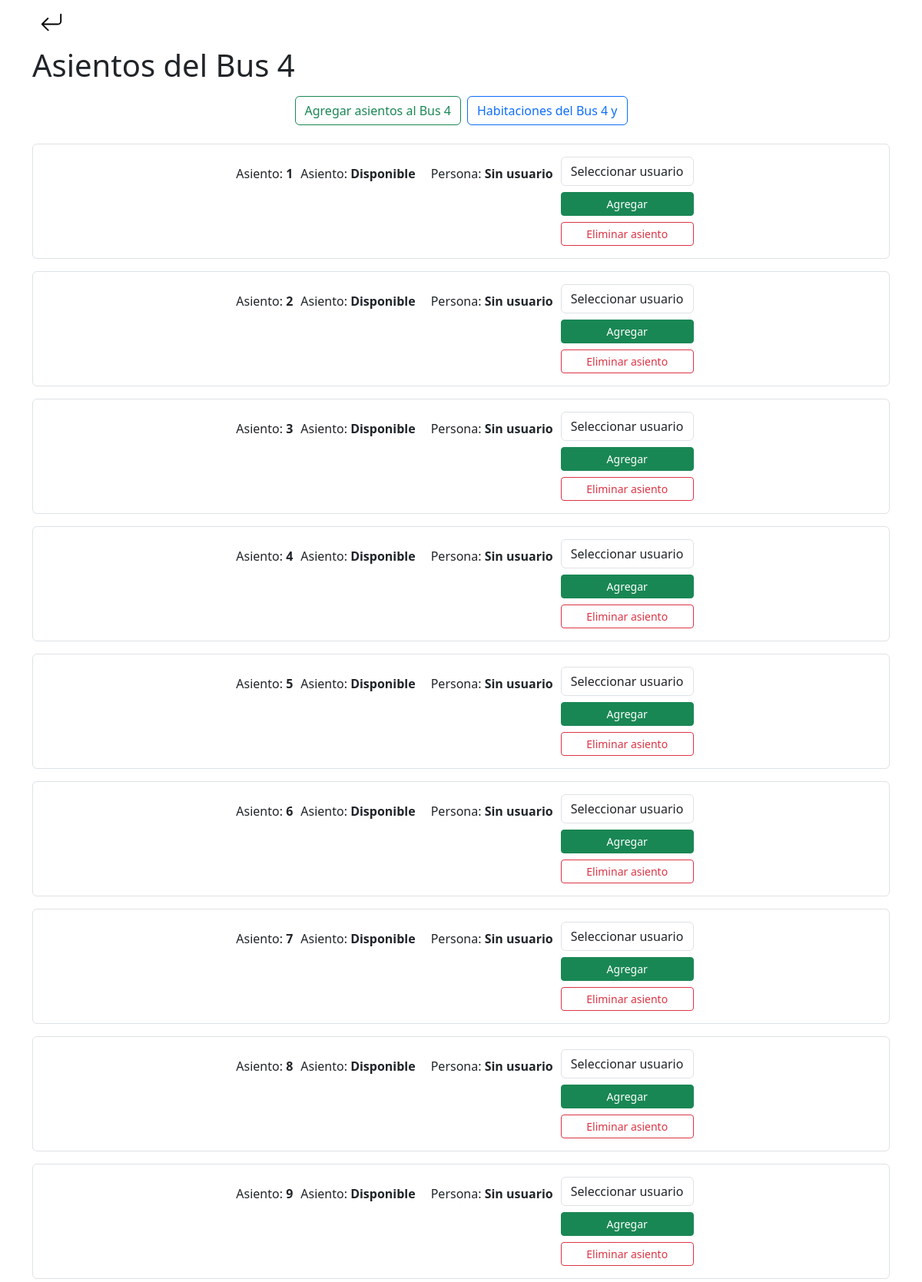
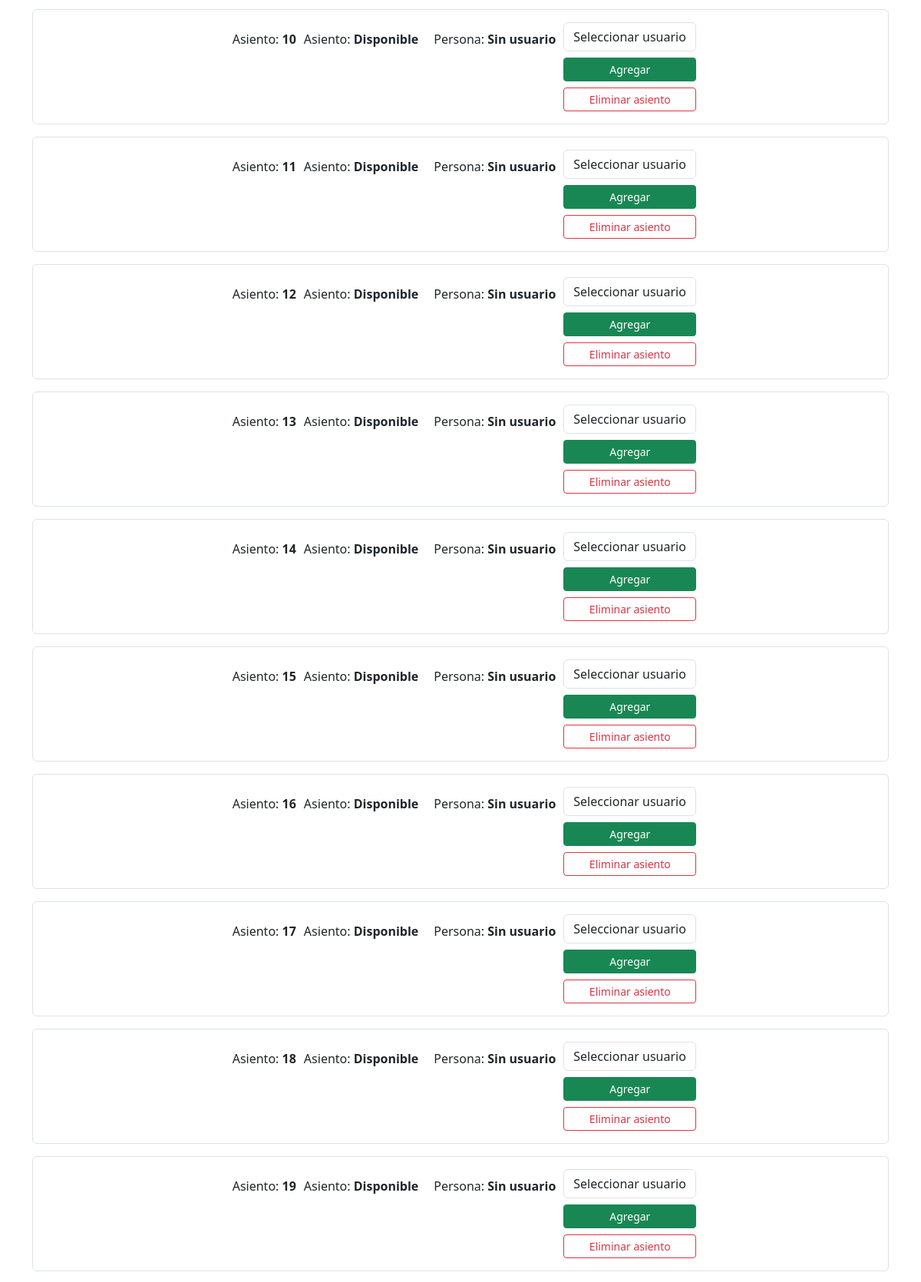
The page /view_bus/4/ (signed in, upper part) on the database its author committed (2 pictures, top to bottom).
### pageLogin/models.py (models this page shows, shortened)
class Bus(models.Model):
    nombre = models.CharField(max_length=100, unique=True)
    date_of_travel = models.ForeignKey(DatesOfTravel, on_delete=models.CASCADE, null=False)
    class Meta:
        verbose_name = 'Bus'
        verbose_name_plural = 'Buses'

class Asiento(models.Model):
    bus = models.ForeignKey(Bus, on_delete=models.CASCADE)
    numero = models.IntegerField(null=False)
    estado = models.CharField(
        max_length=100,
        choices=[('disponible', 'Disponible'), ('reservado', 'Reservado')],
        default='disponible'
    )
    user = models.ForeignKey(User, on_delete=models.SET_NULL, null=True, blank=True)
    companion = models.ForeignKey(Companions, on_delete=models.SET_NULL, null=True, blank=True)
    companion_name = models.CharField(max_length=100, null=True, blank=True)
    class Meta:
        verbose_name = 'Asiento'
        verbose_name_plural = 'Asientos'
        unique_together = ('bus', 'numero')

### Panel_Admin/views.py (the view)
# urls.py: path('view_bus/<int:bus_id>/', viewBus.as_view(), name='ViewBus'),
class viewBus(LoginRequiredMixin, View):
    login_url = '/'
    def get(self, request, bus_id):
        bus = Bus.objects.get(id=bus_id)
        seats = Asiento.objects.filter(bus=bus).order_by('numero')
        more_info = UserMoreInformation.objects.filter(bus=bus)
        users = User.objects.filter(id__in=more_info.values('user_id'))
        companions = Companions.objects.filter(user__in=users)
        reserved_users_ids = Asiento.objects.filter(bus=bus, user__isnull=False).values_list('user_id', flat=True).distinct()
        reserved_companion_ids = Asiento.objects.filter(bus=bus, companion__isnull=False).values_list('companion_id', flat=True).distinct()
        available_users = users.exclude(id__in=reserved_users_ids)
        available_companions = companions.exclude(id__in=reserved_companion_ids)
        return render(request, 'viewBus.html', {
            'seats': seats,
            'bus': bus,
            'users': available_users,
            'companions': available_companions
        })

### templates/viewBus.html (shortened to what this page needs)
{% extends 'PanelAdmin.html' %}
{% load static %}
{% load pwa %}
{% block content %}
<section class="bus">
    <section class="back">
        <div class="container">
            <a href="{% url 'Admin' %}">
            </a>
        </div>
    </section>
    <div class="container">
        <h1 class="mt-3">Asientos del {{ bus.nombre }}</h1>
        <div class="buttons-row my-3 d-flex flex-wrap justify-content-center">
            <a href="{% url 'AddSeats' bus.id %}" class="btn btn-outline-success ss mx-1 mb-2">Agregar asientos al {{ bus.nombre }}</a>
            <a href="{% url 'ViewRooms' bus.id %}" class="btn btn-outline-primary mx-1 mb-2">Habitaciones del {{ bus.nombre }} y {{ bus_2.nombre }}</a>
        </div>
        {% for seat in seats %}
            <div class="info-row mb-3 p-3 border rounded w-100">
                <p style="margin-left: 10px; margin-right: 0px;"><span>Asiento:</span> <span style="font-weight: bold;">{{ seat.numero }}</span></p>
                {% if seat.estado == 'reservado' %}
                    <p>Asiento: <span style="font-weight: bold;" class="text-danger">X</span></p>
                {% else %}
                    <p>Asiento: <span style="font-weight: bold;">Disponible</span></p>
                {% endif %}
                {% if seat.user == None %}
                    {% if seat.companion == None %}
                        <p>Persona: <span style="font-weight: bold;">Sin usuario</span></p>
                        <form action="{% url 'DefineSeat' seat.id %}" method="post">
                            <div class="form-group">
                                <select name="user" id="user" required class="form-control mb-2">
                                    <option value="0">Seleccionar usuario</option>
                                </select>
                                <div class="d-flex flex-column">
                                    <button type="submit" class="btn btn-success btn-sm">Agregar</button>
                            </div>
                        </form>
                            <form action="{% url 'DeleteSeat' seat.id bus.id %}" method="post" class="mt-2">
                                <button type="submit" class="btn btn-outline-danger btn-sm w-100">Eliminar asiento</button>
                            </form>
                        </div>
                    {% endif %}
                {% endif %}
            </div>
        {% endfor %}
</section>
{% endblock %}

### static/css/styles.css (style rules this page uses)
* { margin: 0; padding: 0; box-sizing: border-box; }
body { min-height: 100dvh; }
.buttons-row { display: flex; flex-direction: row; justify-content: center; }
.info-row { display: flex; flex-direction: row; justify-content: center; }
.info-row p { margin: 10px; }
.bus { height: auto; }

### rows shown on the page
Bus: nombre "Bus 4"
Asiento: numero "1", shows "Asiento:", estado "Disponible"
Asiento: numero "2", shows "Asiento:", estado "Disponible"
Asiento: numero "3", shows "Asiento:", estado "Disponible"
Asiento: numero "4", shows "Asiento:", estado "Disponible"
Asiento: numero "5", shows "Asiento:", estado "Disponible"
Asiento: numero "6", shows "Asiento:", estado "Disponible"
Asiento: numero "7", shows "Asiento:", estado "Disponible"
Asiento: numero "8", shows "Asiento:", estado "Disponible"
Asiento: numero "9", shows "Asiento:", estado "Disponible"
Asiento: numero "10", shows "Asiento:", estado "Disponible"
Asiento: numero "11", shows "Asiento:", estado "Disponible"
Asiento: numero "12", shows "Asiento:", estado "Disponible"
Asiento: numero "13", shows "Asiento:", estado "Disponible"
Asiento: numero "14", shows "Asiento:", estado "Disponible"
Asiento: numero "15", shows "Asiento:", estado "Disponible"
Asiento: numero "16", shows "Asiento:", estado "Disponible"
Asiento: numero "17", shows "Asiento:", estado "Disponible"
Asiento: numero "18", shows "Asiento:", estado "Disponible"
Asiento: numero "19", shows "Asiento:", estado "Disponible"
